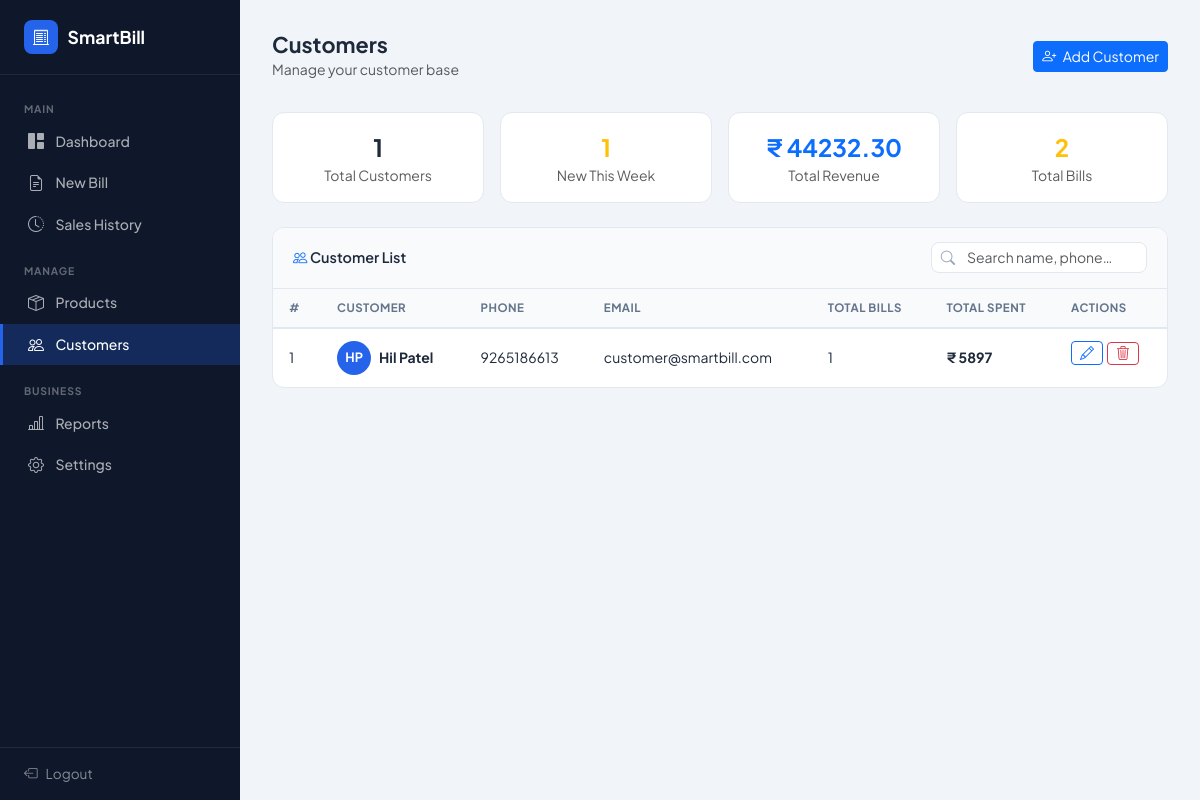
/customers/ (signed in), run on the app's committed database.
### myweb/models.py (models this page shows, shortened)
class Customer(models.Model):
    user = models.ForeignKey(User,on_delete=models.CASCADE)
    Customer_name = models.CharField(max_length=255)
    Customer_mobile = models.IntegerField()
    Customer_email = models.EmailField(default="customer@smartbill.com")
    customer_bill_count = models.IntegerField(default=0)
    customer_bill_spent = models.IntegerField(default=0)

### myweb/views.py (the view)
# urls.py: path('customers/', views.customers, name='customers'),
@login_required(login_url="/signin/")
def customers(request):
    user = request.user
    Cust  = Customer.objects.filter(user=user).order_by('-id')
    cust_new_this_week =0
    for c in Cust:
        if c.id >= Customer.objects.filter(user=user).filter(Customer_mobile = c.Customer_mobile).first().id and c.id >= Customer.objects.filter(user=user).filter(Customer_mobile = c.Customer_mobile).first().id - 5:
            cust_new_this_week += 1
    cust_total = Cust.count()
    T_revenue = 0
    Inv = Invoice.objects.filter(user = request.user)
    for i in Inv:
        T_revenue += i.Inv_Total
    for c in Cust:
        c.Customer_name = c.Customer_name.title()
        c.initials = c.Customer_name[0].upper() + c.Customer_name.split(" ")[-1][0].upper()
    Stats = {
        "cust_total": cust_total,
        "T_revenue": T_revenue,
        "cust_bills": Inv.count(),
        "cust_new_this_week": cust_new_this_week
    }
    context = {"page":"customers", "cust" : Cust , "Stats":Stats }
    return render(request,'customers.html',context)

### myweb/templates/customers.html (shortened to what this page needs)
{% load static %}
<!DOCTYPE html>
<html lang="en">
<head>
  <link rel="stylesheet" href="https://cdn.jsdelivr.net/npm/bootstrap@5.3.3/dist/css/bootstrap.min.css" />
  <link rel="stylesheet" href="https://cdn.jsdelivr.net/npm/bootstrap-icons@1.11.3/font/bootstrap-icons.min.css" />
  <link rel="stylesheet" href="{% static 'customers.css' %}">
</head>
<body>
  <aside class="sidebar" id="sidebar">
    <a href="{% url 'dashboard' %}" class="sidebar-brand">
      <span class="icon-wrap"><i class="bi bi-receipt-cutoff"></i></span>SmartBill
    </a>
    <nav class="sidebar-nav">
      <div class="nav-label">Main</div>
      <a href="{% url 'dashboard' %}" class="nav-link-item"><i class="bi bi-grid-1x2-fill"></i> Dashboard</a>
      <a href="{% url 'billing' %}" class="nav-link-item"><i class="bi bi-file-earmark-text"></i> New Bill</a>
      <a href="{% url 'sales_history' %}" class="nav-link-item"><i class="bi bi-clock-history"></i> Sales History</a>
      <div class="nav-label mt-2">Manage</div>
      <a href="{% url 'products' %}" class="nav-link-item"><i class="bi bi-box-seam"></i> Products</a>
      <a href="{% url 'customers' %}" class="nav-link-item active"><i class="bi bi-people"></i> Customers</a>
      <div class="nav-label mt-2">Business</div>
       <a href="{% url 'reports' %}" class="nav-link-item"><i class="bi bi-bar-chart-line"></i> Reports</a>
      <a href="{% url 'settings' %}" class="nav-link-item"><i class="bi bi-gear"></i> Settings</a>
    </nav>
    <div class="sidebar-footer"><a href="{% url 'signin' %}"><i class="bi bi-box-arrow-left"></i> Logout</a></div>
  </aside>
  <main class="main-content">
    <div class="topbar">
      <div>
        <h1 class="d-inline">Customers</h1>
        <p class="text-muted small mb-0">Manage your customer base</p>
      </div>
      <button class="btn btn-primary btn-sm" data-bs-toggle="modal" data-bs-target="#addCustomerModal">
        <i class="bi bi-person-plus me-1"></i> Add Customer
      </button>
    </div>
    <div class="row g-3 mb-4">
      <div class="col-6 col-md-3">
        <div class="panel mb-0 p-3 text-center">
          <div class="fs-4 fw-bold">{{ Stats.cust_total }}</div>
          <div class="small text-muted">Total Customers</div>
        </div>
      </div>
      <div class="col-6 col-md-3">
        <div class="panel mb-0 p-3 text-center">
          <div class="fs-4 fw-bold text-warning">{{ Stats.cust_new_this_week }}</div>
          <div class="small text-muted">New This Week</div>
        </div>
      </div>
      <div class="col-6 col-md-3">
        <div class="panel mb-0 p-3 text-center">
          <div class="fs-4 fw-bold text-primary">₹ {{ Stats.T_revenue|floatformat:2 }}</div>
          <div class="small text-muted">Total Revenue</div>
        </div>
      </div>
      <div class="col-6 col-md-3">
        <div class="panel mb-0 p-3 text-center">
          <div class="fs-4 fw-bold text-warning">{{ Stats.cust_bills }}</div>
          <div class="small text-muted">Total Bills</div>
        </div>
      </div>
    </div>
    <div class="panel">
      <div class="panel-header justify-content-between">
        <span><i class="bi bi-people text-primary"></i> Customer List</span>
        <div class="search-wrap">
          <i class="bi bi-search"></i>
          <input type="text" class="form-control form-control-sm" id="custSearch" placeholder="Search name, phone…"
            oninput="searchCustomers()" />
        </div>
      </div>
      <div class="table-responsive">
        <table class="cust-table" id="custTable">
          <thead>
            <tr>
              <th>#</th>
              <th>Customer</th>
              <th>Phone</th>
              <th>Email</th>
              <th>Total Bills</th>
              <th>Total Spent</th>
              <th>Actions</th>
            </tr>
          </thead>
          <tbody id="custTableBody">
            {% for c in cust %}
            <tr>
              <td>{{ forloop.counter }}</td>
              <td>
                <div class="d-flex align-items-center gap-2">
                  <div class="avatar-sm">{{ c.initials }} </div>
                  <strong>{{ c.Customer_name}}</strong>
                </div>
              </td>
              <td>{{c.Customer_mobile}}</td>
              <td>{{c.Customer_email}}</td>
              <td>{{c.customer_bill_count}}</td>
              <td><strong>₹ {{c.customer_bill_spent}}</strong></td>
              <td class="d-flex justify-content-start">
                <button class="btn btn-sm btn-outline-primary py-0 me-1" data-bs-toggle="modal"
                  data-bs-target="#editCustModal"
                  onclick="fillEdit('{{ c.Customer_name}}','{{ c.Customer_mobile }}','{{ c.Customer_email }}')">
                  <i class="bi bi-pencil"></i>
                </button>
                <form id="deletecustomer">
                  <button type="submit" id="deletecustomer_Customer_id" name="Customer_id" value="{{ c.id }}"
                    class="btn btn-sm btn-outline-danger py-0" onclick="return confirm('Are you sure you want to delete this customer? This action cannot be undone.');">
                    <i class="bi bi-trash3"></i>
                  </button>
                </form>
              </td>
            </tr>
            {% endfor %}
          </tbody>
        </table>
      </div>
    </div>
  </main>
</body>
</html>

### myweb/static/customers.css (style rules this page uses)
:root { --brand: #2563eb; --sidebar-bg: #0f172a; --sidebar-w: 240px; --body-bg: #f1f5f9; --card-bg: #fff; --text-main: #1e293b; --text-muted: #64748b; --border: #e2e8f0; --font: 'Plus Jakarta Sans', sans-serif }
*, *::before, *::after { box-sizing: border-box }
body { font-family: var(--font); background: var(--body-bg); color: var(--text-main); margin: 0 }
.sidebar { width: var(--sidebar-w); min-height: 100vh; background: var(--sidebar-bg); position: fixed; top: 0; left: 0; display: flex; flex-direction: column; z-index: 200 }
.sidebar-brand { padding: 1.25rem 1.5rem; border-bottom: 1px solid rgba(255, 255, 255, .08); display: flex; align-items: center; gap: .6rem; color: #fff; font-size: 1.1rem; font-weight: 700; text-decoration: none }
.sidebar-brand .icon-wrap { width: 34px; height: 34px; background: var(--brand); border-radius: 8px; display: flex; align-items: center; justify-content: center; font-size: 1rem }
.sidebar-nav { padding: 1rem 0; flex: 1 }
.nav-label { font-size: .65rem; font-weight: 700; letter-spacing: .08em; text-transform: uppercase; color: rgba(255, 255, 255, .35); padding: .6rem 1.5rem .25rem }
.nav-link-item { display: flex; align-items: center; gap: .65rem; padding: .55rem 1.5rem; color: rgba(255, 255, 255, .65); text-decoration: none; font-size: .875rem; font-weight: 500; border-left: 3px solid transparent; transition: color .15s, background .15s, border-color .15s }
.nav-link-item.active { color: #fff; background: rgba(37, 99, 235, .25); border-left-color: var(--brand) }
.nav-link-item i { font-size: 1rem; width: 18px; text-align: center }
.sidebar-footer { padding: 1rem 1.5rem; border-top: 1px solid rgba(255, 255, 255, .08) }
.sidebar-footer a { color: rgba(255, 255, 255, .5); text-decoration: none; font-size: .85rem; display: flex; align-items: center; gap: .5rem }
.main-content { margin-left: var(--sidebar-w); padding: 2rem; min-height: 100vh }
.topbar { display: flex; align-items: center; justify-content: space-between; margin-bottom: 2rem }
.topbar h1 { font-size: 1.35rem; font-weight: 700; margin: 0 }
.panel { background: var(--card-bg); border: 1px solid var(--border); border-radius: 12px; overflow: hidden; margin-bottom: 1.5rem }
.panel-header { padding: .9rem 1.25rem; border-bottom: 1px solid var(--border); font-weight: 600; font-size: .9rem; background: #f8fafc; display: flex; align-items: center; gap: .5rem }
.form-control, .form-select { font-size: .875rem; border-color: var(--border); border-radius: 8px }
.cust-table { width: 100%; border-collapse: collapse; font-size: .875rem }
.cust-table th { background: #f8fafc; color: var(--text-muted); font-size: .72rem; font-weight: 700; text-transform: uppercase; letter-spacing: .04em; padding: .65rem 1rem; text-align: left; border-bottom: 2px solid var(--border) }
.cust-table td { padding: .75rem 1rem; border-bottom: 1px solid var(--border); vertical-align: middle }
.cust-table tr:last-child td { border-bottom: none }
.avatar-sm { width: 34px; height: 34px; border-radius: 50%; background: var(--brand); color: #fff; display: flex; align-items: center; justify-content: center; font-size: .8rem; font-weight: 700; flex-shrink: 0 }
.search-wrap { position: relative; max-width: 280px }
.search-wrap i { position: absolute; left: 10px; top: 50%; transform: translateY(-50%); color: #94a3b8 }
.search-wrap input { padding-left: 2.2rem; border-radius: 8px; font-size: .875rem; border-color: var(--border) }

### data on the page
Customer: initials "HP", Customer_name "Hil Patel", Customer_mobile "9265186613", Customer_email "customer@smartbill.com", customer_bill_count "1", customer_bill_spent "5897", {{ c.id }} 24 (drawn)

### other printed values
{{ Stats.cust_total }} "1"
{{ Stats.cust_new_this_week }} "1"
{{ Stats.T_revenue|floatformat:2 }} "44232.30"
{{ Stats.cust_bills }} "2"
